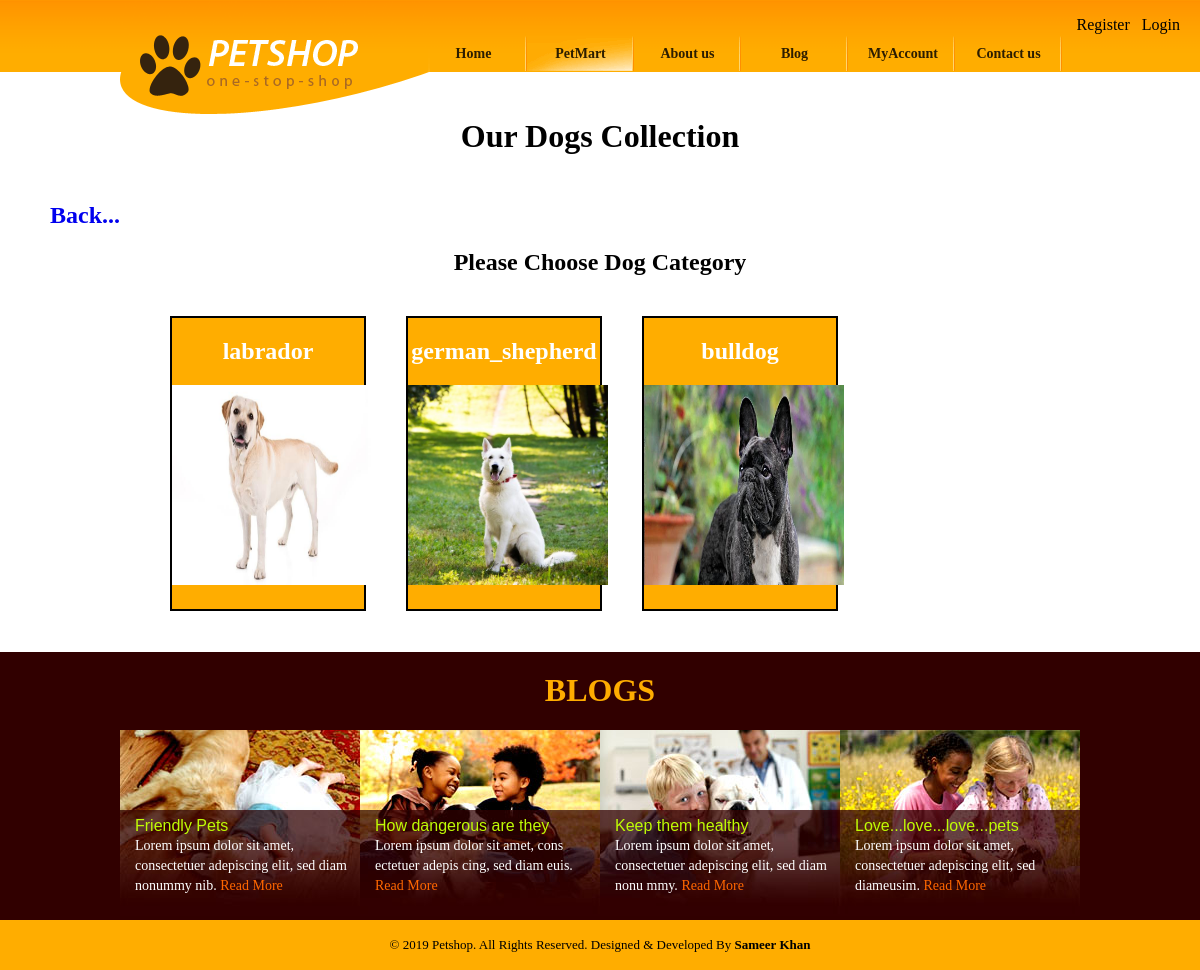
/dog/, run on the app's committed database.
### mypet/models.py (models this page shows)
class Pet(models.Model):
	Pet_Choice = [
	('dog','DOG'),
	('cat','CAT'),
	]
	Breed_Choice = [
	('labrador','LABRADOR'),
	('bulldog','BULLDOG'),
	('german_shepherd','GERMAN_SHERPHERD'),
	('beagle','BEAGLE'),
	('poodle','POODLE'),
	('exotic_shorthair','EXOTIC SHORTHAIR'),
	('ragdoll','RAGDOLL'),
	('british_shorthair','BRITISH SHORTHAIR'),
	('persian','PERSIAN'),
	('maine_coon','MAINE COON'),
	]
	name = models.CharField(max_length=100,null=True)
	category = models.CharField(max_length=100,choices=Pet_Choice,default='dog')
	breed = models.CharField(max_length=100,choices=Breed_Choice,default='labrador')
	color = models.CharField(max_length=100,null=True)
	price = models.IntegerField(null=True)
	age = models.IntegerField(null=True)
	Image = models.ImageField(upload_to="shop/images",null=True)
	pub_date = models.DateField()
	def __str__(self):
		return self.name

### mypet/views.py (the view)
# urls.py: path('dog/',views.dog,name="dog"),
def dog(request):
	cart=Cart.objects.all()
	car=cart.count()
	dog = Pet.objects.all()
	print(dog)
	b=0
	g=0
	l=0
	a=0
	c=0
	list=[]
	for i in dog:
		if i.breed=='bulldog':
			if b<1:
				b=b+1
				list.append(i)
			else:
				pass
		elif i.breed=='german_shepherd':
			if g<1:
				g=g+1
				list.append(i)
			else:
				pass
		elif i.breed=='labrador':
			if l<1:
				l=l+1
				list.append(i)
			else:
				pass
		print(list)
	return render(request,'dog.html',{'dog':list,'cartt':car})

### templates/dog.html (shortened to what this page needs)
{% extends 'base.html' %}
{% load static %}
{% block content %}
			<div id="header">
	           		<a href="index.html" id="logo"><img src="{% static 'images/logo.gif' %}" width="310" height="114" alt="" title=""></a>
					<ul class="navigation">
						<li ><a href="{% url 'index' %}">Home</a></li>
						<li class="active"><a href="{% url 'petmart' %}">PetMart</a></li>
						<li><a href="{% url 'about' %}">About us</a></li>
						<li><a href="{% url 'blog' %}">Blog</a></li>
						<li><a href="{% url 'myaccount' %}">MyAccount</a></li>
						<li><a href="{% url 'contact' %}">Contact us</a></li>
					</ul>
			</div>
				<div style="margin:20px 0px;padding:5px 0px;">
						<center><h1 style="color:black;">Our Dogs Collection</h1></center>
					</div>
					<div style="width:1100px; margin:0 auto; ">
				   				<a style="text-align: left;" href="{% url 'petmart' %}"><h2>Back...</h2></a>
				   			</div>
				   			<center><h2>Please Choose Dog Category</h2></center>
					<div class="gallery" style="width: 80%;margin-left:150px;">
						{% for i in dog %}
				   			<div style="background-color: #ffad00;width: 20%;float: left; border:2px solid black;padding-top:0px;margin: 20px;">
				   				<center>
				   				<a href="{% url 'breed' i.id %}">
				   				<center><h2 style="color:white;">{{i.breed}}</h2></center>
				   				<img src="/media/{{i.Image}}"style="width:200px;height: 200px; padding-bottom: 20px;">
				   			</div>
				   			{% endfor %}
				   		</div>
			<div id="body">
			</div>
{% endblock %}

### static/css/style.css (style rules this page uses)
body { margin:0; padding:0; background: url("../images/bg-body.gif"); background-repeat:repeat-x; }
#header { width:960px; height:72px; position:relative; margin:0 auto; }
#header a#logo { position:relative; z-index:100; }
#header a#logo img { border:0; }
#header ul.navigation { list-style-type:none; margin:-82px 0 0 300px; padding:0; overflow:hidden; }
#header ul.navigation li { float:left; height:35px; width:107px; }
#header ul.navigation li.active { background:url("../images/menu.gif"); background-repeat:no-repeat; background-position: 0 -160px; }
#header ul.navigation li a { text-decoration:none; color:#2c1d00; font-family:"Myriad Pro"; font-size:14px; font-weight:bold; display:inline-block; line-height:35px; background:url("../images/menu-separator.gif"); background-repeat:no-repeat; background-position:right; height:35px; padding:0 20px 0 20px; text-align:center; width:67px; }
#footer .section ul li h2 a { font-family:"Myriad Pro", Arial; font-size:16px; color:#bffb05; text-decoration:none; font-weight:normal; }

### templates/base.html (style rules this page uses)
a { text-decoration: none; }

### data on the page
Pet: breed "labrador", Image (picture)
Pet: breed "german_shepherd", Image (picture)
Pet: breed "bulldog", Image (picture)
